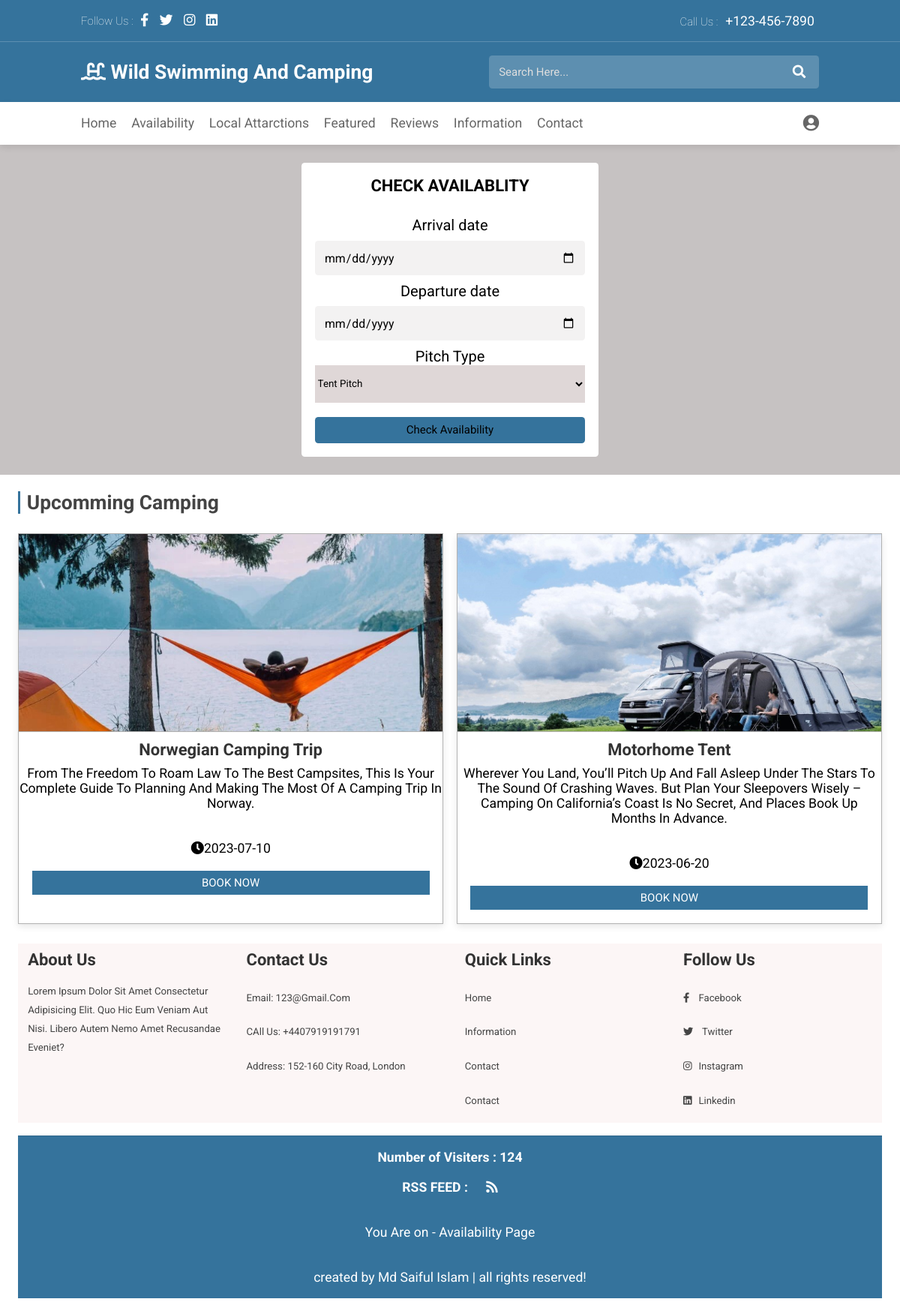
Page /availability.php on the committed database.
### tables this page shows
CREATE TABLE `upcomming_camping` (
  `id` int(10) NOT NULL,
  `title` varchar(100) NOT NULL,
  `details` varchar(250) NOT NULL,
  `date_time` date NOT NULL DEFAULT current_timestamp(),
  `image` varchar(100) NOT NULL
);

### availability.php (the view, shortened to what this page needs)
<!DOCTYPE html>
<html lang="en">
<head>
    <link rel="stylesheet" href="https://unpkg.com/swiper/swiper-bundle.min.css" />
    <link rel="stylesheet" href="https://cdnjs.cloudflare.com/ajax/libs/font-awesome/5.15.3/css/all.min.css">
    <link rel="stylesheet" href="css/style.css">
</head>
<body>
    <?php include('includes/header.php'); ?>
    <section class="form-container">
        <div>
            <form action="" method="post">
                <h3>check Availablity</h3><br><br>
                <label class="availavle_lable">Arrival date</label>
                <input type="date" name="arrival_date" required class="box">
                <label class="availavle_lable">Departure date</label>
                <input type="date" name="Departure_date" required class="box">
                <label class="availavle_lable">Pitch Type</label><br>
                <select id="pitch-type" name="pitch-type">
                    <option value="tent">Tent Pitch</option>
                </select>
                <br><br>
                <input type="submit" value="Check Availability" class="btn" name="submit">
            </form>
        </div>
    </section>
    <section class="post" id="Post">
        <h1 class="heading"> Upcomming camping </h1>
        <div class="box-container">
<?php
        include 'config.php';
$sel= "SELECT * FROM upcomming_camping";
$query=$conn-> query($sel);
while($row=$query->fetch_assoc()){
?>
            <div class="box">
                <img src="uploaded_img/<?php echo $row['image']; ?>" alt="">
                <h3><?php echo $row['title']; ?></h3>
                <p><?php echo $row['details']; ?></p>
                <br><br>
                <div class="icon">
                    <p><i class="fas fa-clock"></i><?php echo $row['date_time'];?></p>
                    <a href="#" class="btn">BOOK NOW</a>
                </div>
            </div>
     <?php
         }
     ?>
        </div>
    </section>
    <?php include('includes/footer.php'); ?>
</body>
</html>

### includes/header.php (shortened to what this page needs)
<header>
    <div class="header-1">
        <div class="share">
            <span> follow us : </span>
            <a href="#" class="fab fa-facebook-f"></a>
            <a href="#" class="fab fa-twitter"></a>
            <a href="#" class="fab fa-instagram"></a>
            <a href="#" class="fab fa-linkedin"></a>
        </div>
        <div class="call">
            <span> call us : </span>
            <a href="#">+123-456-7890</a>
        </div>
    </div>
    <div class="header-2">
        <a href="#" class="logo"><i class="fas fa-swimming-pool"></i> Wild Swimming and camping </a>
        <form action="" class="search-bar-container">
            <input type="search" id="searchBar" placeholder="search here..." onclick="searchBtn()">
            <label for="searchBar" class="fas fa-search"></label>
        </form>
    </div>
    <div class="header-3">
        <nav class="navbar">
            <a href="Home.php">Home</a>
            <a href="availability.php">Availability</a>
            <a href="local_Attarctions.php">Local Attarctions</a>
            <a href="featured.php">Featured</a>
            <a href="reviews.php">Reviews</a>
            <a href="information.php">Information</a>
            <a href="contact.php">contact</a>
        </nav>
        <div class="icons">
            <a href="login.php" class="fas fa-user-circle"></a>
        </div>
        </div>
</header>

### includes/footer.php
<?php
$ip_address=$_SERVER['REMOTE_ADDR'];
include 'config.php';
mysqli_query($conn, "INSERT INTO view_counter VALUES (NULL, '".$ip_address."')");
$Counter_sql=mysqli_query($conn, "SELECT COUNT(Id) as total FROM view_counter");
$Counter=mysqli_fetch_object($Counter_sql);
?>
<section class="footer">
<div class="box-container">
    <div class="box">
        <h3>about us</h3>
        <p>Lorem ipsum dolor sit amet consectetur adipisicing elit. Quo hic eum veniam aut nisi. Libero autem nemo amet recusandae eveniet?</p>
    </div>
    <div class="box">
        <h3>Contact Us</h3>
        <a href="#">Email: 123@gmail.com</a>
        <a href="#">CAll Us: +4407919191791</a>
        <a href="#">Address: 152-160 City Road, London</a>
    </div>
    <div class="box">
        <h3>quick links</h3>
        <a href="Home.php">home</a>
        <a href="workshop.php">information</a>
        <a href="product_gallery.php">contact</a>
        <a href="contact.php">contact</a>
    </div>
    <div class="box">
        <h3>follow us</h3>
        <a href="https://workspace.google.com/marketplace/app/url_shortener/640322864632"><i class="fab fa-facebook-f"></i> facebook</a>
         <a href="#"><i class="fab fa-twitter"></i> twitter</a>
         <a href="#"><i class="fab fa-instagram"></i>instagram</a>
         <a href="#"><i class="fab fa-linkedin"></i>linkedin</a>
    </div>
</div>
<h1 class="credit"><b>Number of Visiters : <?php echo $Counter->total;?></b>
<br><br>
<div><b>RSS FEED :  </b><a href="rss.app" class="rss"><i class="fa fa-rss"></i></a></div>
<br><br>
<p>You Are on - <?php echo ucwords( str_ireplace(array('-', '.php'), array(' ', ''), basename($_SERVER['PHP_SELF']) ) ); ?> Page</p><br><br>
<p> created by <span> Md Saiful Islam </span> | all rights reserved! </p>
</h1>
</section>

### rows in the picture
upcomming_camping: image (picture), title "Norwegian Camping Trip", details "From The Freedom To Roam Law To The Best Campsites, This Is Your Complete Guide To Planning And Making The Most Of A Camping Trip In Norway.", date_time "2023-07-10"
upcomming_camping: image (picture), title "Motorhome Tent", details "Wherever You Land, You’ll Pitch Up And Fall Asleep Under The Stars To The Sound Of Crashing Waves. But Plan Your Sleepovers Wisely – Camping On California’s Coast Is No Secret, And Places Book Up Months In Advance.", date_time "2023-06-20"

### other values in the picture
$Counter->total "124"
